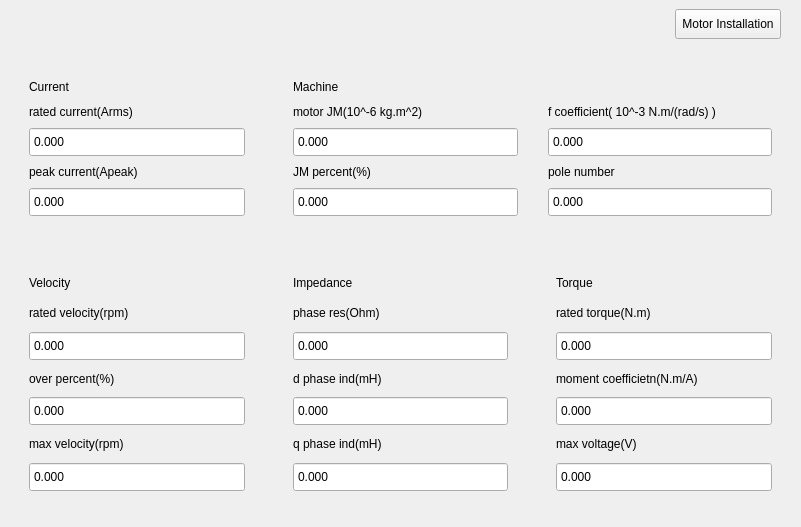
<?xml version="1.0" encoding="UTF-8"?>
<ui version="4.0">
 <class>GraphMotor129</class>
 <widget class="QWidget" name="GraphMotor129">
  <property name="geometry">
   <rect>
    <x>0</x>
    <y>0</y>
    <width>801</width>
    <height>527</height>
   </rect>
  </property>
  <property name="windowTitle">
   <string>Form</string>
  </property>
  <property name="styleSheet">
   <string notr="true"/>
  </property>
  <layout class="QVBoxLayout" name="verticalLayout_2">
   <property name="spacing">
    <number>0</number>
   </property>
   <property name="leftMargin">
    <number>0</number>
   </property>
   <property name="topMargin">
    <number>0</number>
   </property>
   <property name="rightMargin">
    <number>0</number>
   </property>
   <property name="bottomMargin">
    <number>0</number>
   </property>
   <item>
    <widget class="QStackedWidget" name="stackedWidget">
     <property name="currentIndex">
      <number>0</number>
     </property>
     <widget class="QWidget" name="page">
      <layout class="QGridLayout" name="gridLayout_2" rowstretch="0,2,3" columnstretch="1,1,1">
       <property name="leftMargin">
        <number>20</number>
       </property>
       <property name="rightMargin">
        <number>20</number>
       </property>
       <property name="bottomMargin">
        <number>20</number>
       </property>
       <property name="spacing">
        <number>30</number>
       </property>
       <item row="0" column="2">
        <layout class="QHBoxLayout" name="hlayout_btn">
         <item>
          <spacer name="horizontalSpacer">
           <property name="orientation">
            <enum>Qt::Horizontal</enum>
           </property>
           <property name="sizeHint" stdset="0">
            <size>
             <width>40</width>
             <height>20</height>
            </size>
           </property>
          </spacer>
         </item>
         <item>
          <widget class="QToolButton" name="tbtn_motorDB">
           <property name="minimumSize">
            <size>
             <width>30</width>
             <height>30</height>
            </size>
           </property>
           <property name="text">
            <string>Motor Installation</string>
           </property>
          </widget>
         </item>
        </layout>
       </item>
       <item row="1" column="0">
        <widget class="QWidget" name="widget_currentPrm" native="true">
         <layout class="QVBoxLayout" name="verticalLayout">
          <property name="leftMargin">
           <number>9</number>
          </property>
          <property name="topMargin">
           <number>9</number>
          </property>
          <property name="rightMargin">
           <number>9</number>
          </property>
          <property name="bottomMargin">
           <number>15</number>
          </property>
          <item>
           <widget class="QLabel" name="label_motorCur">
            <property name="text">
             <string>Current</string>
            </property>
           </widget>
          </item>
          <item>
           <widget class="QLabel" name="label_2">
            <property name="text">
             <string>rated current(Arms)</string>
            </property>
            <property name="margin">
             <number>0</number>
            </property>
           </widget>
          </item>
          <item>
           <widget class="QDoubleSpinBox" name="dspinBox_iRat">
            <property name="minimumSize">
             <size>
              <width>0</width>
              <height>30</height>
             </size>
            </property>
            <property name="wrapping">
             <bool>false</bool>
            </property>
            <property name="frame">
             <bool>true</bool>
            </property>
            <property name="buttonSymbols">
             <enum>QAbstractSpinBox::NoButtons</enum>
            </property>
            <property name="decimals">
             <number>3</number>
            </property>
            <property name="maximum">
             <double>4294967296.000000000000000</double>
            </property>
           </widget>
          </item>
          <item>
           <widget class="QLabel" name="label_3">
            <property name="text">
             <string>peak current(Apeak)</string>
            </property>
           </widget>
          </item>
          <item>
           <widget class="QDoubleSpinBox" name="dspinBox_iMax">
            <property name="minimumSize">
             <size>
              <width>0</width>
              <height>30</height>
             </size>
            </property>
            <property name="wrapping">
             <bool>false</bool>
            </property>
            <property name="frame">
             <bool>true</bool>
            </property>
            <property name="buttonSymbols">
             <enum>QAbstractSpinBox::NoButtons</enum>
            </property>
            <property name="decimals">
             <number>3</number>
            </property>
            <property name="maximum">
             <double>4294967296.000000000000000</double>
            </property>
           </widget>
          </item>
         </layout>
        </widget>
       </item>
       <item row="1" column="1" colspan="2">
        <widget class="QWidget" name="widget_machinePrm" native="true">
         <layout class="QGridLayout" name="gridLayout">
          <property name="leftMargin">
           <number>9</number>
          </property>
          <property name="rightMargin">
           <number>9</number>
          </property>
          <property name="bottomMargin">
           <number>15</number>
          </property>
          <property name="horizontalSpacing">
           <number>30</number>
          </property>
          <item row="0" column="0" colspan="2">
           <widget class="QLabel" name="label_MotorMac">
            <property name="text">
             <string>Machine</string>
            </property>
           </widget>
          </item>
          <item row="1" column="0">
           <widget class="QLabel" name="label_23">
            <property name="text">
             <string>motor JM(10^-6 kg.m^2)</string>
            </property>
           </widget>
          </item>
          <item row="1" column="1">
           <widget class="QLabel" name="label_25">
            <property name="text">
             <string>f coefficient( 10^-3 N.m/(rad/s) )</string>
            </property>
           </widget>
          </item>
          <item row="2" column="0">
           <widget class="QDoubleSpinBox" name="dspinBox_Jm">
            <property name="minimumSize">
             <size>
              <width>0</width>
              <height>30</height>
             </size>
            </property>
            <property name="wrapping">
             <bool>false</bool>
            </property>
            <property name="frame">
             <bool>true</bool>
            </property>
            <property name="buttonSymbols">
             <enum>QAbstractSpinBox::NoButtons</enum>
            </property>
            <property name="decimals">
             <number>3</number>
            </property>
            <property name="maximum">
             <double>4294967296.000000000000000</double>
            </property>
           </widget>
          </item>
          <item row="2" column="1">
           <widget class="QDoubleSpinBox" name="dspinBox_fcoe">
            <property name="minimumSize">
             <size>
              <width>0</width>
              <height>30</height>
             </size>
            </property>
            <property name="inputMethodHints">
             <set>Qt::ImhFormattedNumbersOnly</set>
            </property>
            <property name="wrapping">
             <bool>false</bool>
            </property>
            <property name="frame">
             <bool>true</bool>
            </property>
            <property name="buttonSymbols">
             <enum>QAbstractSpinBox::NoButtons</enum>
            </property>
            <property name="decimals">
             <number>3</number>
            </property>
            <property name="maximum">
             <double>4294967296.000000000000000</double>
            </property>
           </widget>
          </item>
          <item row="3" column="0">
           <widget class="QLabel" name="label_24">
            <property name="text">
             <string>JM percent(%)</string>
            </property>
           </widget>
          </item>
          <item row="3" column="1">
           <widget class="QLabel" name="label_26">
            <property name="text">
             <string>pole number</string>
            </property>
           </widget>
          </item>
          <item row="4" column="0">
           <widget class="QDoubleSpinBox" name="dspinBox_JmPercent">
            <property name="minimumSize">
             <size>
              <width>0</width>
              <height>30</height>
             </size>
            </property>
            <property name="wrapping">
             <bool>false</bool>
            </property>
            <property name="frame">
             <bool>true</bool>
            </property>
            <property name="buttonSymbols">
             <enum>QAbstractSpinBox::NoButtons</enum>
            </property>
            <property name="decimals">
             <number>3</number>
            </property>
            <property name="maximum">
             <double>4294967296.000000000000000</double>
            </property>
           </widget>
          </item>
          <item row="4" column="1">
           <widget class="QDoubleSpinBox" name="dspinBox_pole">
            <property name="minimumSize">
             <size>
              <width>0</width>
              <height>30</height>
             </size>
            </property>
            <property name="wrapping">
             <bool>false</bool>
            </property>
            <property name="frame">
             <bool>true</bool>
            </property>
            <property name="buttonSymbols">
             <enum>QAbstractSpinBox::NoButtons</enum>
            </property>
            <property name="decimals">
             <number>3</number>
            </property>
            <property name="maximum">
             <double>4294967296.000000000000000</double>
            </property>
           </widget>
          </item>
         </layout>
        </widget>
       </item>
       <item row="2" column="0">
        <widget class="QWidget" name="widget_velocityPrm" native="true">
         <layout class="QVBoxLayout" name="verticalLayout_3">
          <property name="leftMargin">
           <number>9</number>
          </property>
          <property name="rightMargin">
           <number>9</number>
          </property>
          <property name="bottomMargin">
           <number>15</number>
          </property>
          <item>
           <widget class="QLabel" name="label_motorVel">
            <property name="text">
             <string>Velocity</string>
            </property>
           </widget>
          </item>
          <item>
           <widget class="QLabel" name="label_5">
            <property name="text">
             <string>rated velocity(rpm)</string>
            </property>
           </widget>
          </item>
          <item>
           <widget class="QDoubleSpinBox" name="dspinBox_vRat">
            <property name="minimumSize">
             <size>
              <width>0</width>
              <height>30</height>
             </size>
            </property>
            <property name="wrapping">
             <bool>false</bool>
            </property>
            <property name="frame">
             <bool>true</bool>
            </property>
            <property name="buttonSymbols">
             <enum>QAbstractSpinBox::NoButtons</enum>
            </property>
            <property name="decimals">
             <number>3</number>
            </property>
            <property name="maximum">
             <double>4294967296.000000000000000</double>
            </property>
           </widget>
          </item>
          <item>
           <widget class="QLabel" name="label_6">
            <property name="text">
             <string>over percent(%)</string>
            </property>
           </widget>
          </item>
          <item>
           <widget class="QDoubleSpinBox" name="dspinBox_vOver">
            <property name="minimumSize">
             <size>
              <width>0</width>
              <height>30</height>
             </size>
            </property>
            <property name="wrapping">
             <bool>false</bool>
            </property>
            <property name="frame">
             <bool>true</bool>
            </property>
            <property name="buttonSymbols">
             <enum>QAbstractSpinBox::NoButtons</enum>
            </property>
            <property name="decimals">
             <number>3</number>
            </property>
            <property name="maximum">
             <double>4294967296.000000000000000</double>
            </property>
           </widget>
          </item>
          <item>
           <widget class="QLabel" name="label_7">
            <property name="text">
             <string>max velocity(rpm)</string>
            </property>
           </widget>
          </item>
          <item>
           <widget class="QDoubleSpinBox" name="dspinBox_vMax">
            <property name="minimumSize">
             <size>
              <width>0</width>
              <height>30</height>
             </size>
            </property>
            <property name="wrapping">
             <bool>false</bool>
            </property>
            <property name="frame">
             <bool>true</bool>
            </property>
            <property name="buttonSymbols">
             <enum>QAbstractSpinBox::NoButtons</enum>
            </property>
            <property name="decimals">
             <number>3</number>
            </property>
            <property name="maximum">
             <double>4294967296.000000000000000</double>
            </property>
           </widget>
          </item>
         </layout>
        </widget>
       </item>
       <item row="2" column="1">
        <widget class="QWidget" name="widget_impedancePrm" native="true">
         <layout class="QVBoxLayout" name="verticalLayout_5">
          <property name="leftMargin">
           <number>9</number>
          </property>
          <property name="rightMargin">
           <number>9</number>
          </property>
          <property name="bottomMargin">
           <number>15</number>
          </property>
          <item>
           <widget class="QLabel" name="label_MotorImp">
            <property name="text">
             <string>Impedance</string>
            </property>
           </widget>
          </item>
          <item>
           <widget class="QLabel" name="label_9">
            <property name="text">
             <string>phase res(Ohm)</string>
            </property>
           </widget>
          </item>
          <item>
           <widget class="QDoubleSpinBox" name="dspinBox_rm">
            <property name="minimumSize">
             <size>
              <width>0</width>
              <height>30</height>
             </size>
            </property>
            <property name="wrapping">
             <bool>false</bool>
            </property>
            <property name="frame">
             <bool>true</bool>
            </property>
            <property name="buttonSymbols">
             <enum>QAbstractSpinBox::NoButtons</enum>
            </property>
            <property name="decimals">
             <number>3</number>
            </property>
            <property name="maximum">
             <double>4294967296.000000000000000</double>
            </property>
           </widget>
          </item>
          <item>
           <widget class="QLabel" name="label_10">
            <property name="text">
             <string>d phase ind(mH)</string>
            </property>
           </widget>
          </item>
          <item>
           <widget class="QDoubleSpinBox" name="dspinBox_ldm">
            <property name="minimumSize">
             <size>
              <width>0</width>
              <height>30</height>
             </size>
            </property>
            <property name="wrapping">
             <bool>false</bool>
            </property>
            <property name="frame">
             <bool>true</bool>
            </property>
            <property name="buttonSymbols">
             <enum>QAbstractSpinBox::NoButtons</enum>
            </property>
            <property name="decimals">
             <number>3</number>
            </property>
            <property name="maximum">
             <double>4294967296.000000000000000</double>
            </property>
           </widget>
          </item>
          <item>
           <widget class="QLabel" name="label_11">
            <property name="text">
             <string>q phase ind(mH)</string>
            </property>
           </widget>
          </item>
          <item>
           <widget class="QDoubleSpinBox" name="dspinBox_lqm">
            <property name="minimumSize">
             <size>
              <width>0</width>
              <height>30</height>
             </size>
            </property>
            <property name="wrapping">
             <bool>false</bool>
            </property>
            <property name="frame">
             <bool>true</bool>
            </property>
            <property name="buttonSymbols">
             <enum>QAbstractSpinBox::NoButtons</enum>
            </property>
            <property name="decimals">
             <number>3</number>
            </property>
            <property name="maximum">
             <double>4294967296.000000000000000</double>
            </property>
           </widget>
          </item>
         </layout>
        </widget>
       </item>
       <item row="2" column="2">
        <widget class="QWidget" name="widget_torquePrm" native="true">
         <layout class="QVBoxLayout" name="verticalLayout_7">
          <property name="leftMargin">
           <number>9</number>
          </property>
          <property name="rightMargin">
           <number>9</number>
          </property>
          <property name="bottomMargin">
           <number>15</number>
          </property>
          <item>
           <widget class="QLabel" name="label_motorTor">
            <property name="text">
             <string>Torque</string>
            </property>
           </widget>
          </item>
          <item>
           <widget class="QLabel" name="label_13">
            <property name="text">
             <string>rated torque(N.m)</string>
            </property>
           </widget>
          </item>
          <item>
           <widget class="QDoubleSpinBox" name="dspinBox_torque">
            <property name="minimumSize">
             <size>
              <width>0</width>
              <height>30</height>
             </size>
            </property>
            <property name="wrapping">
             <bool>false</bool>
            </property>
            <property name="frame">
             <bool>true</bool>
            </property>
            <property name="buttonSymbols">
             <enum>QAbstractSpinBox::NoButtons</enum>
            </property>
            <property name="decimals">
             <number>3</number>
            </property>
            <property name="maximum">
             <double>4294967296.000000000000000</double>
            </property>
           </widget>
          </item>
          <item>
           <widget class="QLabel" name="label_14">
            <property name="text">
             <string>moment coefficietn(N.m/A)</string>
            </property>
           </widget>
          </item>
          <item>
           <widget class="QDoubleSpinBox" name="dspinBox_phim">
            <property name="minimumSize">
             <size>
              <width>0</width>
              <height>30</height>
             </size>
            </property>
            <property name="wrapping">
             <bool>false</bool>
            </property>
            <property name="frame">
             <bool>true</bool>
            </property>
            <property name="buttonSymbols">
             <enum>QAbstractSpinBox::NoButtons</enum>
            </property>
            <property name="decimals">
             <number>3</number>
            </property>
            <property name="maximum">
             <double>4294967296.000000000000000</double>
            </property>
           </widget>
          </item>
          <item>
           <widget class="QLabel" name="label_15">
            <property name="text">
             <string>max voltage(V)</string>
            </property>
           </widget>
          </item>
          <item>
           <widget class="QDoubleSpinBox" name="dspinBox_maxVoltage">
            <property name="minimumSize">
             <size>
              <width>0</width>
              <height>30</height>
             </size>
            </property>
            <property name="wrapping">
             <bool>false</bool>
            </property>
            <property name="frame">
             <bool>true</bool>
            </property>
            <property name="buttonSymbols">
             <enum>QAbstractSpinBox::NoButtons</enum>
            </property>
            <property name="decimals">
             <number>3</number>
            </property>
            <property name="maximum">
             <double>380.000000000000000</double>
            </property>
           </widget>
          </item>
         </layout>
        </widget>
       </item>
      </layout>
     </widget>
     <widget class="QWidget" name="page_2"/>
    </widget>
   </item>
  </layout>
 </widget>
 <resources/>
 <connections/>
</ui>
